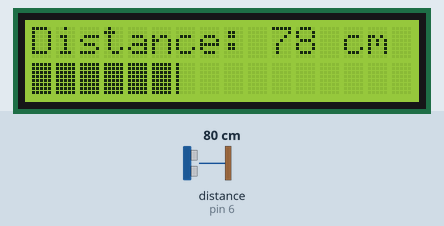
Bench run of a sketch on a simulated Arduino Uno, built with avr-gcc and run on an emulated ATmega328P. On the bench: 16×2 character LCD. Wiring (inferred from the names in the program): ultrasonic range finder: trigger pin 7; echo pin 6. The test bench sets the inputs (shaded band); at power-on: distance to the obstacle (sensor on pin 6) 80 cm. The echo pulse lasts 58.3 µs per cm.

Above: at 1.2 s.
1.3 s: distance to the obstacle (sensor on pin 6) set to 2 cm
At 2.3 s:
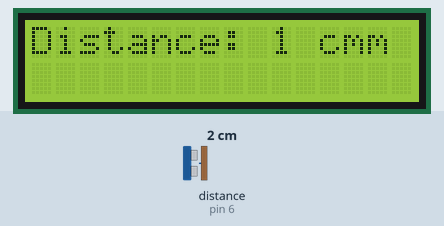
3.0 s: distance to the obstacle (sensor on pin 6) set to 4 cm
At 3.7 s:
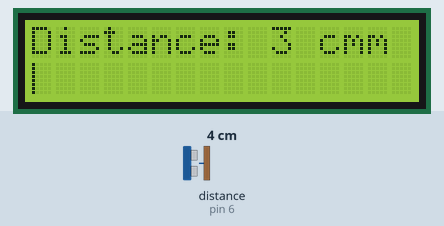
4.6 s: distance to the obstacle (sensor on pin 6) set to 9 cm
At 5.2 s:
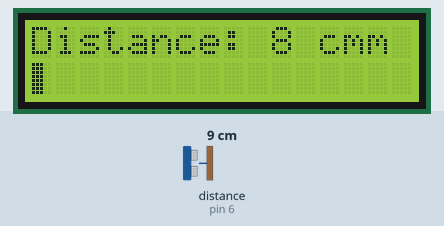
6.1 s: distance to the obstacle (sensor on pin 6) set to 18 cm
At 6.8 s:
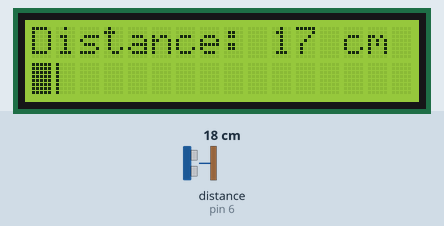
7.6 s: distance to the obstacle (sensor on pin 6) set to 35 cm
At 8.4 s:
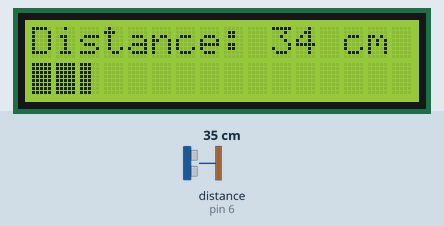
9.1 s: distance to the obstacle (sensor on pin 6) set to 60 cm
At 10.2 s:
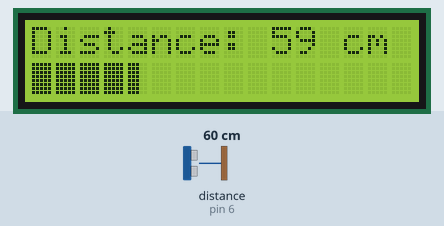
Timing chart, 0 to 11.6 s (numbered marks = the images above; inputs shaded):
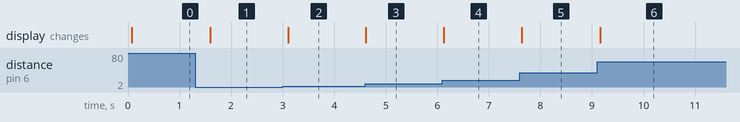

The sketch:

code.ino
```cpp
// includes the LiquidCrystal Library
#include <LiquidCrystal.h>

// includes the LcdBarGraph Library
#include <LcdBarGraph.h>

// Maximum distance we want to ping for (in centimeters).
#define max_distance 200

// Creates an LCD object. Parameters: (rs, enable, d4, d5, d6, d7)
LiquidCrystal lcd(8, 9, 10, 11, 12, 13);

LcdBarGraph lbg(&lcd, 16, 0, 1); // Creates an LCD Bargraph object.

const int trigPin = 7;
const int echoPin = 6;
long duration;
int distance;

void setup()
{
	lcd.begin(16,2); // Initializes the interface to the LCD screen

	pinMode(trigPin, OUTPUT);
	pinMode(echoPin, INPUT);
}

void loop()
{
	// Write a pulse to the HC-SR04 Trigger Pin
	digitalWrite(trigPin, LOW);
	delayMicroseconds(2);
	digitalWrite(trigPin, HIGH);
	delayMicroseconds(10);
	digitalWrite(trigPin, LOW);

	// Measure the response from the HC-SR04 Echo Pin
	duration = pulseIn(echoPin, HIGH);

	// Determine distance from duration
	// Use 343 metres per second as speed of sound
	distance= duration*0.034/2;

	// Prints "Distance: <value>" on the first line of the LCD
	lcd.setCursor(0,0);
	lcd.print("Distance: ");
	lcd.print(distance);
	lcd.print(" cm");

	// Draws bargraph on the second line of the LCD
	lcd.setCursor(0,1);
	lbg.drawValue(distance, max_distance);
	delay(500);
}
```

Measured:
- after the input at 1.3 s, the display: changes after 0.30 s (image 1)
- after the input at 3.0 s, the display: changes after 0.10 s (image 2)
- after the input at 4.6 s, the display: changes at once (image 3)
- after the input at 6.1 s, the display: changes at once (image 4)
- after the input at 7.6 s, the display: changes at once (image 5)
- after the input at 9.1 s, the display: changes after 0.06 s (image 6)
